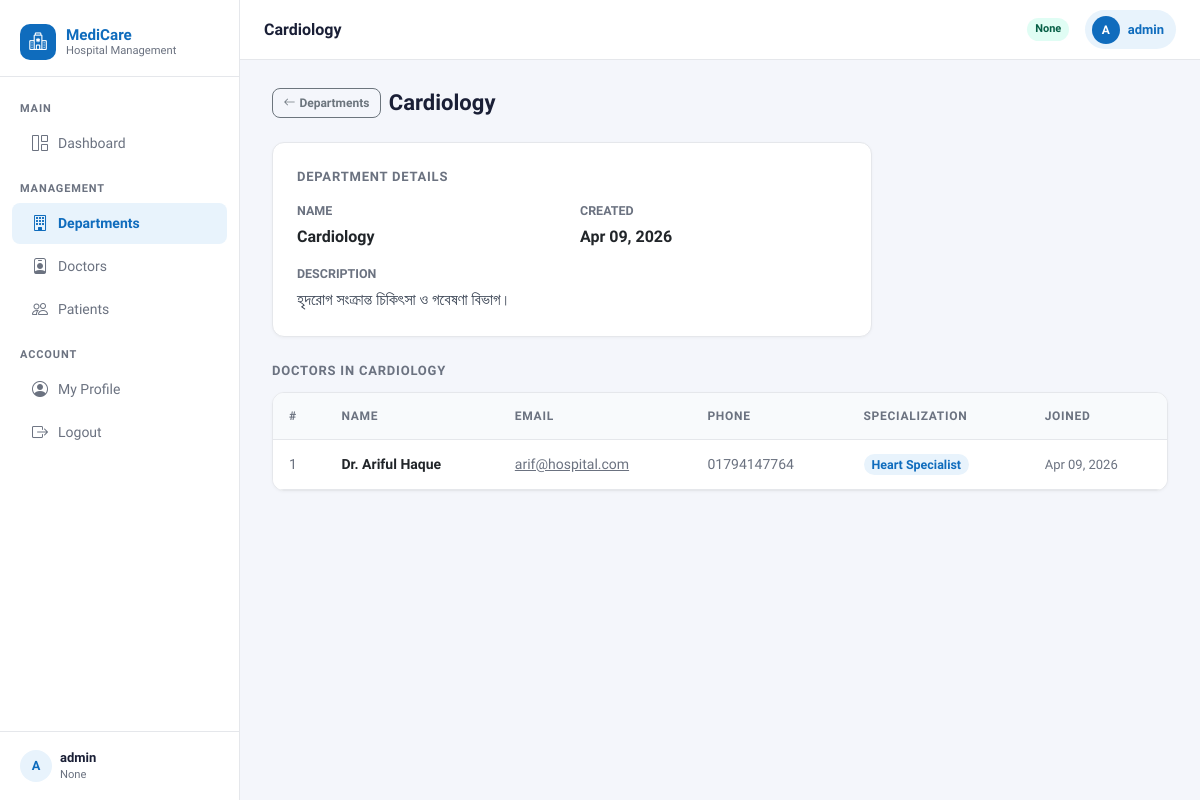
Page /department-view/1/ (signed in) on the earlier database version.
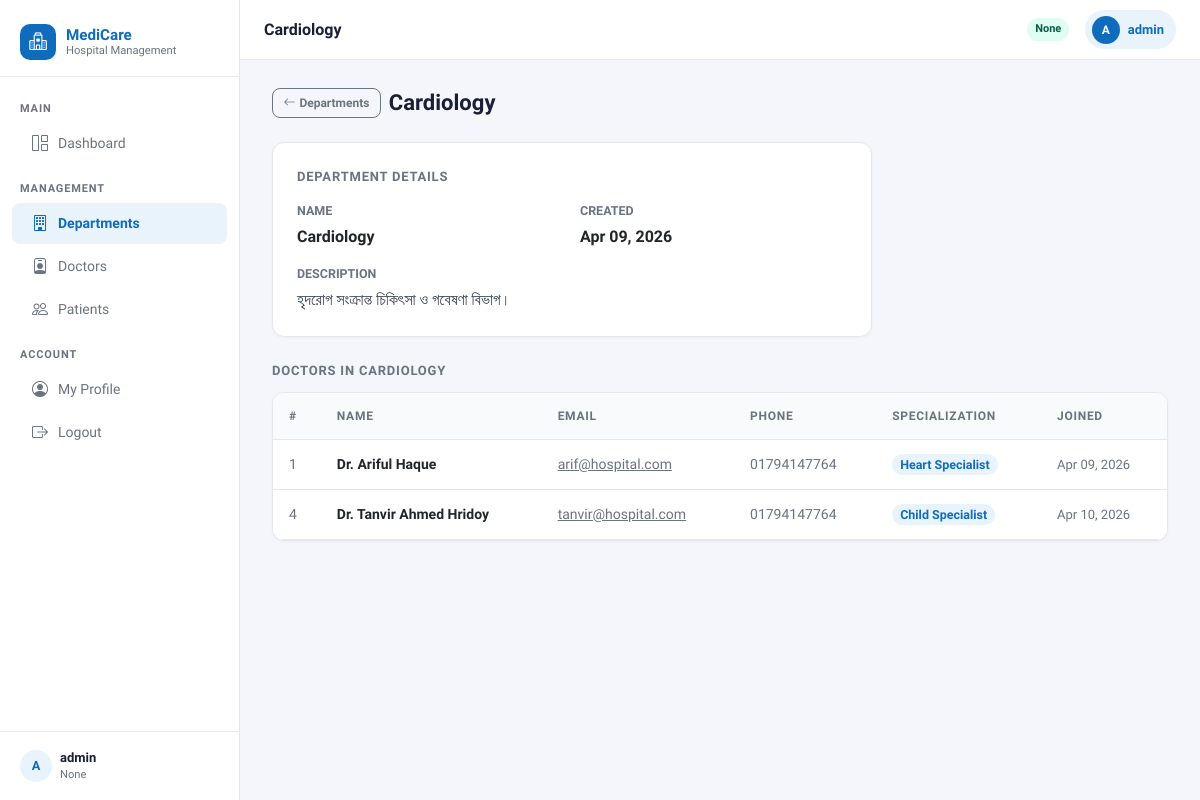
Same page on the later database version.
### myapp/models.py (models this page shows, shortened)
class DoctorModel(models.Model):
    name = models.CharField(max_length=120, null=True)
    email = models.EmailField(max_length=120, null=True)
    phone = models.CharField(max_length=100, null=True)
    specialization = models.CharField(max_length=100, null=True)
    department = models.ForeignKey(DepartmentModel, on_delete=models.CASCADE)
    joining_date = models.DateField(auto_now_add=True, null=True)

### myapp/views.py (the view)
# urls.py: path("department-view/<str:d_id>/", view_department, name="view_department"),
@login_required
def view_department(request, d_id):
    form_data = DepartmentModel.objects.get(id=d_id)
    all_doctor = DoctorModel.objects.all()
    context = {"form_data": form_data, "title": "view", "all_doctor": all_doctor}
    return render(request, "department/view_department.html", context)

### myapp/templates/department/view_department.html (shortened to what this page needs)
{% extends 'master/base.html' %}
{% block nav_dept %}active{% endblock %}
{% block page_title %}{{ form_data.name }}{% endblock %}
{% block blockname %}
<div class="page-header">
  <div class="d-flex align-items-center gap-2 flex-wrap">
    <a href="{% url 'department_list' %}" class="btn btn-outline-secondary btn-sm">
      <i class="bi bi-arrow-left me-1"></i>Departments
    </a>
    <h1 class="mb-0">{{ form_data.name }}</h1>
  </div>
</div>
<div class="card mb-4" style="max-width:600px;">
  <div class="card-body p-4">
    <div class="section-title mb-3">Department Details</div>
    <div class="row g-3">
      <div class="col-6">
        <div class="text-muted" style="font-size:.78rem;font-weight:600;text-transform:uppercase;">Name</div>
        <div class="fw-semibold mt-1">{{ form_data.name }}</div>
      </div>
      <div class="col-6">
        <div class="text-muted" style="font-size:.78rem;font-weight:600;text-transform:uppercase;">Created</div>
        <div class="fw-semibold mt-1">{{ form_data.created_at|date:"M d, Y" }}</div>
      </div>
      <div class="col-12">
        <div class="text-muted" style="font-size:.78rem;font-weight:600;text-transform:uppercase;">Description</div>
        <div class="mt-1" style="color:#374151;">{{ form_data.description }}</div>
      </div>
    </div>
  </div>
</div>
<div class="section-title">Doctors in {{ form_data.name }}</div>
{% with dept_doctors=all_doctor|dictsort:"name" %}
  {% if all_doctor %}
    <div class="table-card">
      <table class="table table-hover">
        <thead>
          <tr>
            <th>#</th>
            <th>Name</th>
            <th>Email</th>
            <th>Phone</th>
            <th>Specialization</th>
            <th>Joined</th>
          </tr>
        </thead>
        <tbody>
          {% for doctor in all_doctor %}
            {% if doctor.department == form_data %}
              <tr>
                <td class="text-muted">{{ forloop.counter }}</td>
                <td class="fw-semibold">{{ doctor.name }}</td>
                <td><a href="mailto:{{ doctor.email }}" class="text-muted">{{ doctor.email }}</a></td>
                <td class="text-muted">{{ doctor.phone }}</td>
                <td>
                  <span style="background:#e8f3fc;color:#0f6cbd;padding:.2rem .5rem;border-radius:999px;font-size:.78rem;font-weight:600;">
                    {{ doctor.specialization }}
                  </span>
                </td>
                <td class="text-muted" style="font-size:.8125rem;">{{ doctor.joining_date|date:"M d, Y" }}</td>
              </tr>
            {% endif %}
          {% endfor %}
        </tbody>
      </table>
    </div>
  {% else %}
    <div class="text-center py-4 text-muted">
      <i class="bi bi-person-badge" style="font-size:2rem;"></i>
      <p class="mt-2 mb-0">No doctors assigned to this department yet.</p>
    </div>
  {% endif %}
{% endwith %}
{% endblock %}

Differences in the rows shown:
added DoctorModel: name "Dr. Tanvir Ahmed Hridoy", email "tanvir@hospital.com", phone "01794147764", specialization "Child Specialist", joining_date "Apr 10, 2026"
